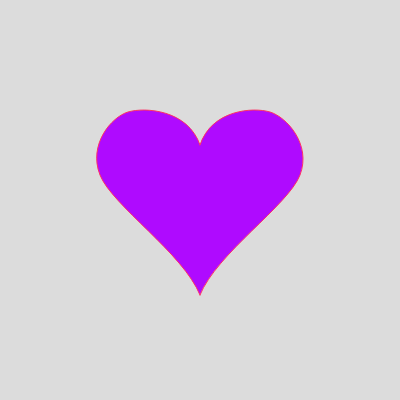
Frame 1 (no input)
Frame 60 (no input): identical to frame 1, image omitted
Frame 120 (the mouse pressed at the canvas centre since frame 60): identical to frame 1, image omitted

The p5.js sketch that drew this single still picture (run headless with seeded random() and noise() and a simulated clock; from frame 60 on, the mouse is pressed at the canvas centre):

// p5.js sketch
// ── sketch.js
function setup() {
  createCanvas(400, 400);
}

function draw() {
  background(220);

  fill(175, 10, 255);
  stroke(255, 50, 100);

//left half of heart
  translate(50,25)
  beginShape();
  curveVertex(150, 400);
  curveVertex(150, 270);
  curveVertex(50, 150);
  curveVertex(78, 87);
  curveVertex(150, 120);
  curveVertex(150, 300);
  endShape();

//right half of heart
  translate(0,0)
  beginShape();
  curveVertex(150, 300);
  curveVertex(150, 120);
  curveVertex(220, 87);
  curveVertex(250, 150);
  curveVertex(150, 270);
  curveVertex(150, 400);
  endShape();
 
}
